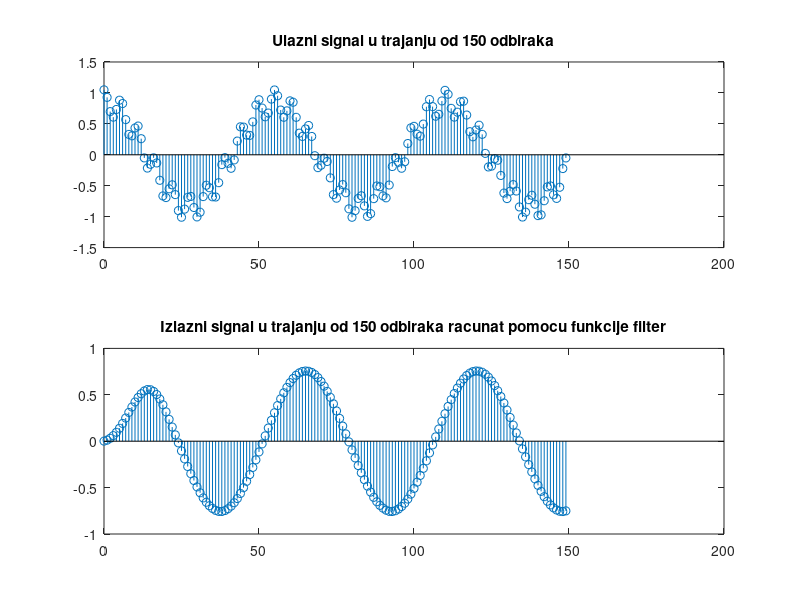

Reproduce this figure in MATLAB. (Note: this script raises an error after producing the figure.)
clear all
clc

%broj bita odbirka (format je 1.23)
word_length = 17;
fraction_length = 16;
fs = 22050;
f1 = 400;
f2 = 4000;

%specifikacija NF filtra
fir_ord = 20;
Wn=[0.1];
%odbirci prozorske funkcije koja se koristi
pravougaoni = rectwin(fir_ord+1);
%projektovanje FIR filtara koriscenjem funkcije fir1
b = fir1 (fir_ord, Wn, pravougaoni);
a = 1;
%diskretno vreme
n = 0:149;
%definisanje ulaznog signala u trajanju od 150 odbiraka
u = 0.85*cos(2*pi*f1/fs*n) + 0.2*cos(2*pi*f2/fs*n);
%filtriranje signala pomocu formiranog filtra
y_real = filter(b,a,u);
%crtanje ulaznog i izlaznog signala
set(gcf, 'color', 'w');
subplot(2,1,1), stem(n,u), title('Ulazni signal u trajanju od 150 odbiraka');
subplot(2,1,2), stem(n,y_real), title('Izlazni signal u trajanju od 150 odbiraka racunat pomocu funkcije filter');

struct.mode = 'fixed';
strct.roundmode = 'floor';
struct.overflowmode = 'saturate';
struct.format = [word_length fraction_length];
q = quantizer(struct);

%digitalizacija diskretnog signala
u_digital = quantize(q,u);

%koeficijenti filtra
fileIDh = fopen('coef_hex.txt','w');
for i=1:fir_ord+1
    fprintf(fileIDh,'x"');
    fprintf(fileIDh,num2hex(q,b(i)));
    fprintf(fileIDh,'",\n');
end
fclose(fileIDh);

fileIDb = fopen('input.txt','w');
for i=1:length(u_digital)
    fprintf(fileIDb,num2bin(q,u(i)));
    fprintf(fileIDb,'\n');
end
fclose(fileIDb);